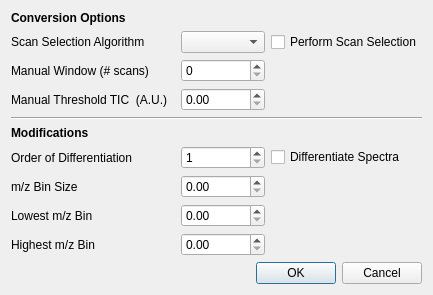
<?xml version="1.0" encoding="UTF-8"?>
<ui version="4.0">
 <class>Dialog</class>
 <widget class="QDialog" name="Dialog">
  <property name="geometry">
   <rect>
    <x>0</x>
    <y>0</y>
    <width>433</width>
    <height>272</height>
   </rect>
  </property>
  <property name="windowTitle">
   <string>Preprocessing Options</string>
  </property>
  <layout class="QVBoxLayout" name="verticalLayout">
   <item>
    <layout class="QGridLayout" name="gridLayout" columnstretch="1,0,0,0,0,0,0,0">
     <item row="3" column="0" colspan="4">
      <widget class="QLabel" name="manualwindow_label">
       <property name="text">
        <string>Manual Window (# scans)</string>
       </property>
      </widget>
     </item>
     <item row="7" column="4" rowspan="2">
      <widget class="QSpinBox" name="difforder_spin">
       <property name="minimum">
        <number>1</number>
       </property>
       <property name="maximum">
        <number>10</number>
       </property>
      </widget>
     </item>
     <item row="1" column="0" rowspan="2" colspan="4">
      <widget class="QLabel" name="scansel_label">
       <property name="layoutDirection">
        <enum>Qt::LeftToRight</enum>
       </property>
       <property name="text">
        <string>Scan Selection Algorithm</string>
       </property>
      </widget>
     </item>
     <item row="10" column="0" colspan="4">
      <widget class="QLabel" name="label_4">
       <property name="text">
        <string>Lowest m/z Bin</string>
       </property>
      </widget>
     </item>
     <item row="5" column="0" colspan="6">
      <widget class="Line" name="line">
       <property name="orientation">
        <enum>Qt::Horizontal</enum>
       </property>
      </widget>
     </item>
     <item row="9" column="0" colspan="4">
      <widget class="QLabel" name="label_3">
       <property name="text">
        <string>m/z Bin Size</string>
       </property>
      </widget>
     </item>
     <item row="0" column="0" colspan="6">
      <widget class="QLabel" name="label">
       <property name="font">
        <font>
         <weight>75</weight>
         <bold>true</bold>
        </font>
       </property>
       <property name="text">
        <string>Conversion Options</string>
       </property>
      </widget>
     </item>
     <item row="11" column="0" colspan="4">
      <widget class="QLabel" name="label_5">
       <property name="text">
        <string>Highest m/z Bin</string>
       </property>
      </widget>
     </item>
     <item row="6" column="0" colspan="6">
      <widget class="QLabel" name="label_2">
       <property name="font">
        <font>
         <weight>75</weight>
         <bold>true</bold>
        </font>
       </property>
       <property name="text">
        <string>Modifications</string>
       </property>
      </widget>
     </item>
     <item row="7" column="5" rowspan="2">
      <widget class="QCheckBox" name="diff_check">
       <property name="text">
        <string>Differentiate Spectra</string>
       </property>
      </widget>
     </item>
     <item row="7" column="0" rowspan="2" colspan="4">
      <widget class="QLabel" name="difforder_label">
       <property name="text">
        <string>Order of Differentiation</string>
       </property>
      </widget>
     </item>
     <item row="3" column="4">
      <widget class="QSpinBox" name="numscan_spin">
       <property name="enabled">
        <bool>true</bool>
       </property>
      </widget>
     </item>
     <item row="1" column="4" rowspan="2">
      <widget class="QComboBox" name="scanselalgo_combo"/>
     </item>
     <item row="10" column="4">
      <widget class="QDoubleSpinBox" name="lowlim_spin">
       <property name="maximum">
        <double>2000.000000000000000</double>
       </property>
       <property name="singleStep">
        <double>0.500000000000000</double>
       </property>
      </widget>
     </item>
     <item row="11" column="4">
      <widget class="QDoubleSpinBox" name="uplim_spin">
       <property name="maximum">
        <double>2000.000000000000000</double>
       </property>
       <property name="singleStep">
        <double>0.500000000000000</double>
       </property>
      </widget>
     </item>
     <item row="9" column="4">
      <widget class="QDoubleSpinBox" name="binsize_spin"/>
     </item>
     <item row="4" column="4">
      <widget class="QDoubleSpinBox" name="manualthres_spin">
       <property name="enabled">
        <bool>true</bool>
       </property>
       <property name="maximum">
        <double>1000000000.000000000000000</double>
       </property>
       <property name="singleStep">
        <double>1000.000000000000000</double>
       </property>
      </widget>
     </item>
     <item row="4" column="0" colspan="4">
      <widget class="QLabel" name="label_6">
       <property name="text">
        <string>Manual Threshold TIC  (A.U.)</string>
       </property>
      </widget>
     </item>
     <item row="1" column="5" rowspan="2">
      <widget class="QCheckBox" name="scan_check">
       <property name="text">
        <string>Perform Scan Selection</string>
       </property>
      </widget>
     </item>
    </layout>
   </item>
   <item>
    <widget class="QDialogButtonBox" name="buttonBox">
     <property name="orientation">
      <enum>Qt::Horizontal</enum>
     </property>
     <property name="standardButtons">
      <set>QDialogButtonBox::Cancel|QDialogButtonBox::Ok</set>
     </property>
    </widget>
   </item>
  </layout>
 </widget>
 <resources/>
 <connections>
  <connection>
   <sender>buttonBox</sender>
   <signal>accepted()</signal>
   <receiver>Dialog</receiver>
   <slot>accept()</slot>
   <hints>
    <hint type="sourcelabel">
     <x>248</x>
     <y>254</y>
    </hint>
    <hint type="destinationlabel">
     <x>157</x>
     <y>274</y>
    </hint>
   </hints>
  </connection>
  <connection>
   <sender>buttonBox</sender>
   <signal>rejected()</signal>
   <receiver>Dialog</receiver>
   <slot>reject()</slot>
   <hints>
    <hint type="sourcelabel">
     <x>316</x>
     <y>260</y>
    </hint>
    <hint type="destinationlabel">
     <x>286</x>
     <y>274</y>
    </hint>
   </hints>
  </connection>
 </connections>
</ui>
